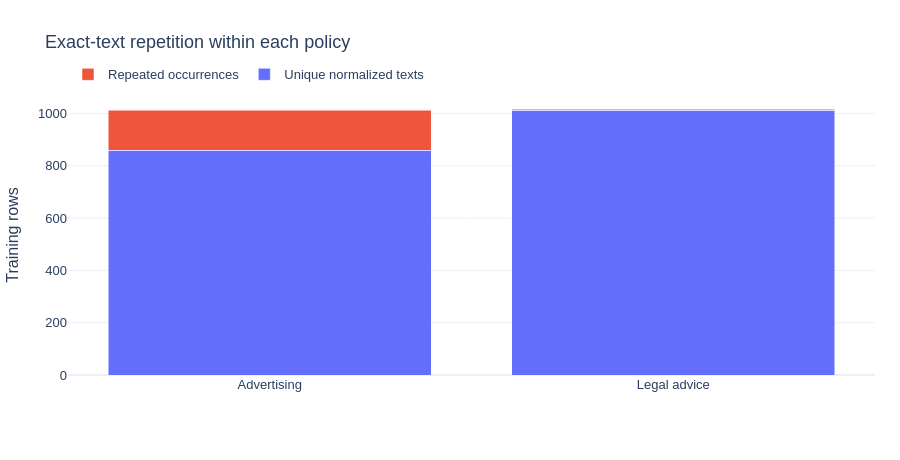

Here is the notebook cell this chart was saved with:
### Markdown cell above
## 4 · Repeated comments need explicit grouping

The same normalization as the project is used: Unicode normalization, case folding, and whitespace collapse. Bars count unique texts plus repeated row occurrences within each policy. Exact matching does not detect all paraphrases.

### Code cell
plot = figure(summary, 'duplicate_burden')
figures.append(plot)
plot.show(renderer="plotly_mimetype")

### Figure 1 — Plotly figure (JSON) as saved in the notebook; plotly's stock layout.template omitted (floating-point values rounded to 4 significant figures)
{"data": [{"name": "Unique normalized texts", "type": "bar", "x": ["Advertising", "Legal advice"], "y": [860, 1013]}, {"name": "Repeated occurrences", "type": "bar", "x": ["Advertising", "Legal advice"], "y": [152, 4]}], "layout": {"barmode": "stack", "font": {"family": "Arial", "size": 13}, "height": 460, "legend": {"orientation": "h", "x": 0, "y": 1.02, "yanchor": "bottom"}, "margin": {"b": 85, "l": 65, "r": 25, "t": 95}, "title": {"text": "Exact-text repetition within each policy"}, "yaxis": {"rangemode": "tozero", "title": {"text": "Training rows"}}}}
